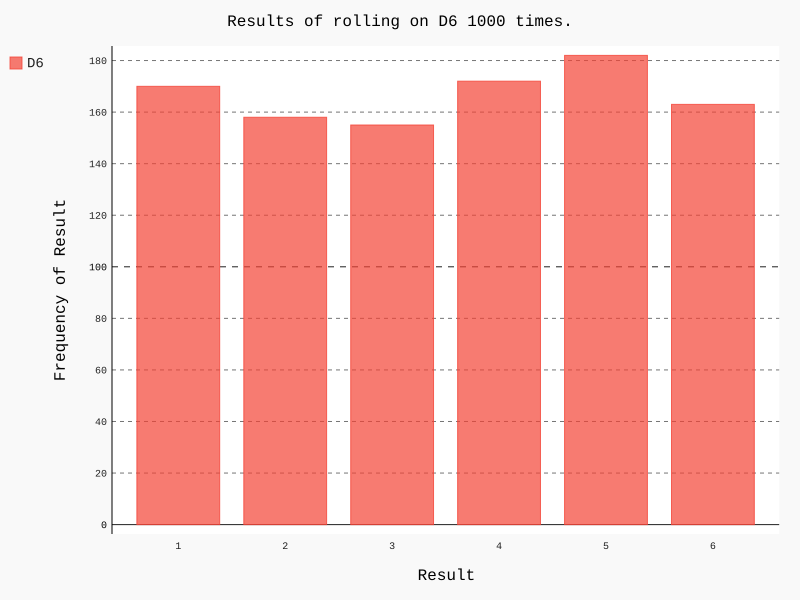

The script that drew this image:
from die import Die
import pygal

# Create a D6
die = Die()

# Make some rolls and store it in a list
results = []
for roll in range(1000):
    result = die.roll()
    results.append(result)
    
    
frequencies = []
for value in range(1, die.num_sides + 1):
    frequency = results.count(value)
    frequencies.append(frequency)
    
# Visualize the results
hist = pygal.Bar()

hist.title = "Results of rolling on D6 1000 times."
hist.x_labels = ['1', '2', '3', '4', '5', '6']
hist.x_title = "Result"
hist.y_title = "Frequency of Result"

hist.add('D6', frequencies)
hist.render_to_file('die_visual.svg')
